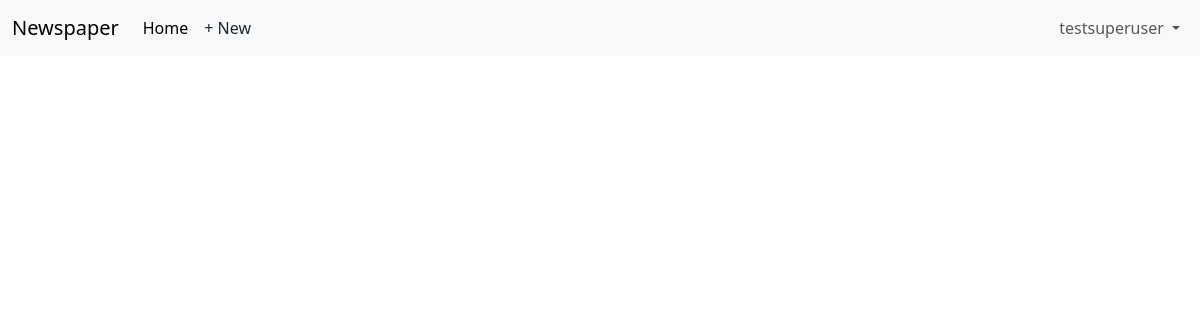
Page /articles/ (signed in) on the earlier database version.
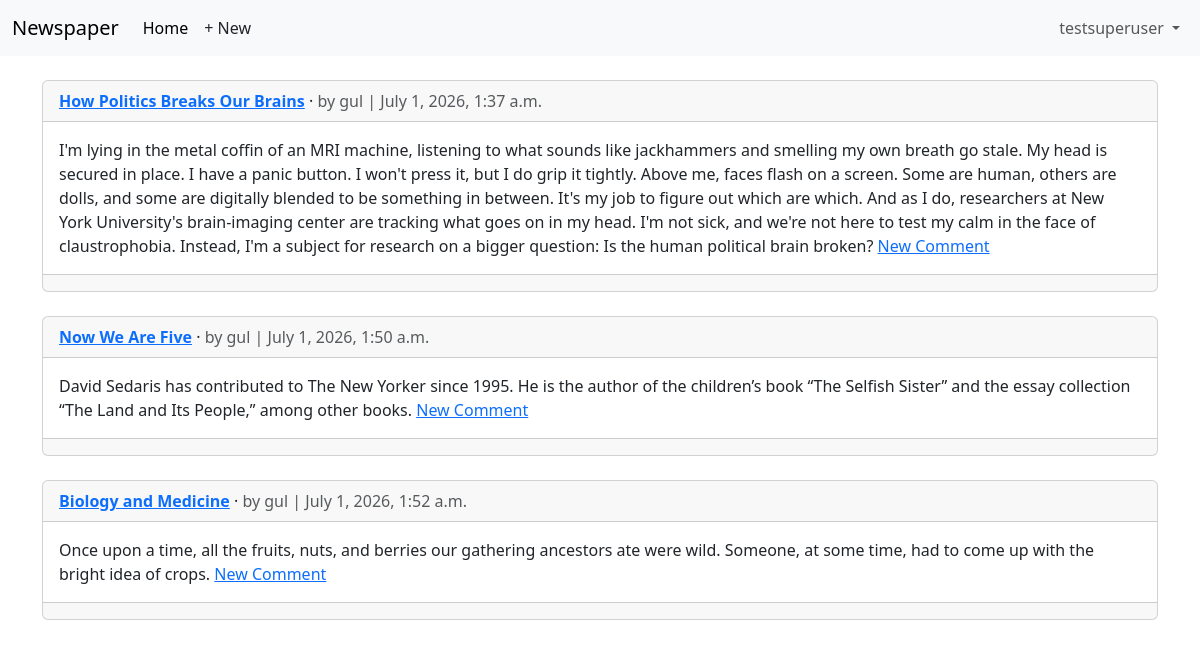
Same page on the later database version.
### articles/models.py (models this page shows, shortened)
class Article(models.Model):
    title= models.CharField(max_length=255)
    body=models.TextField()
    date=models.DateTimeField(auto_now_add=True)
    author = models.ForeignKey(
        settings.AUTH_USER_MODEL,
        on_delete=models.CASCADE,
        )
    def get_absolute_url(self):
        return reverse ("article_detail", kwargs={"pk": self.pk})

### accounts/models.py (models this page shows)
class CustomUser(AbstractUser):
    age= models.PositiveIntegerField(null=True, blank=True)

### articles/views.py (the view)
# urls.py: path("", ArticleListView.as_view(),
class ArticleListView(LoginRequiredMixin, ListView):
    model = Article
    template_name = "article_list.html"

### templates/article_list.html (shortened to what this page needs)
{% extends "base.html" %}
{% block content %}
{% for article in article_list %}
<div class="card">
    <div class="card-header">
        <span class="fw-bold">
            <a href="#">{{ article.title }}</a>
        </span> &middot;
        <span class="text-muted">by {{ article.author }} |
            {{ article.date }}</span>
    </div>
    <div class="card-body">
        {{ article.body }}
        <a href="{{ article.get_absolute_url }}">New Comment</a>
    </div>
    <div class="card-footer">
    </div>
</div>
<br />
{% endfor %}
{% endblock content %}

Differences in the rows shown:
added Article: title "How Politics Breaks Our Brains", author "gul", date "July 1, 2026, 1:37 a.m.", body "I'm lying in the metal coffin of an MRI machine, listening to what sounds like jackhammers and smelling my own breath go stale. My head is secured in place. I have a panic button. I won't press it, but I do grip it tightly. Above me, faces flash on a screen. Some are human, others are dolls, and some are digitally blended to be something in between. It's my job to figure out which are which. And as I do, researchers at New York University's brain-imaging center are tracking what goes on in my head. I'm not sick, and we're not here to test my calm in the face of claustrophobia. Instead, I'm a subject for research on a bigger question: Is the human political brain broken?"
added Article: title "Now We Are Five", author "gul", date "July 1, 2026, 1:50 a.m.", body "David Sedaris has contributed to The New Yorker since 1995. He is the author of the children’s book “The Selfish Sister” and the essay collection “The Land and Its People,” among other books."
added Article: title "Biology and Medicine", author "gul", date "July 1, 2026, 1:52 a.m.", body "Once upon a time, all the fruits, nuts, and berries our gathering ancestors ate were wild. Someone, at some time, had to come up with the bright idea of crops."
